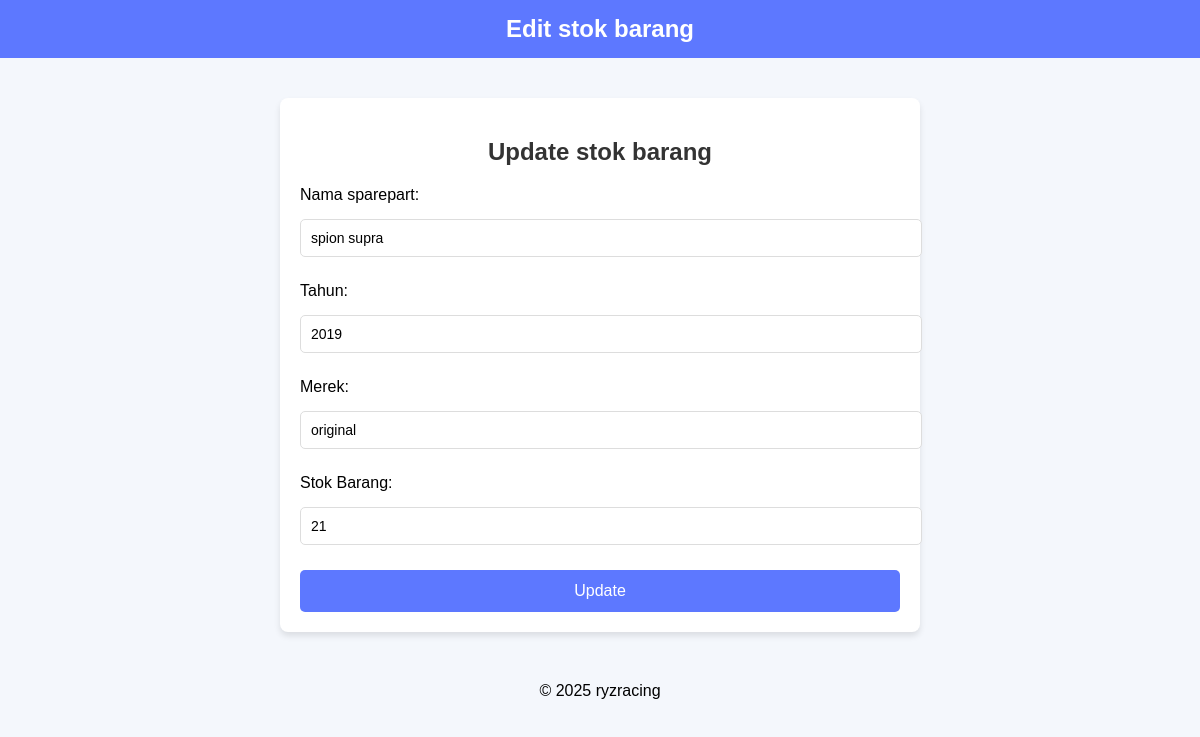
/edit.php?id=5 (signed in), run on the app's committed database.
### tables this page shows
CREATE TABLE `alat` (
  `id` int(11) NOT NULL,
  `nama_sparepart` varchar(100) NOT NULL,
  `tahun` int(11) NOT NULL,
  `merek` varchar(100) NOT NULL,
  `lokasi` varchar(100) NOT NULL,
  `stok barang` int(11) NOT NULL
);

### edit.php (the view, shortened to what this page needs)
<?php
include("config.php");
$id = $_GET['id'];
$result = mysqli_query($mysqli, "SELECT * FROM alat WHERE id=$id");
$user_data = mysqli_fetch_array($result);
$nama_sparepart = $user_data['nama_sparepart'];
$tahun = $user_data['tahun'];
$merek = $user_data['merek'];
$stok_barang = $user_data['stok barang'];
?>
<!DOCTYPE html>
<html lang="en">
<head>
</head>
<body>
<header>
    <b>Edit stok barang</b>
</header>
<div class="container">
    <h2>Update stok barang</h2>
    <form action="edit.php" method="post">
        <div class="form-group">
            <label for="nama_sparepart">Nama sparepart:</label>
            <input type="text" name="nama_sparepart" value="<?php echo $nama_sparepart; ?>" required>
        </div>
        <div class="form-group">
            <label for="tahun">Tahun:</label>
            <input type="text" name="tahun" value="<?php echo $tahun; ?>" required>
        </div>
        <div class="form-group">
            <label for="merek">Merek:</label>
            <input type="text" name="merek" value="<?php echo $merek; ?>" required>
        </div>
        <div class="form-group">
            <label for="stok_barang">Stok Barang:</label>
            <input type="text" name="stok_barang" value="<?php echo $stok_barang; ?>" required>
        </div>
        <input type="submit" name="update" value="Update">
    </form>
</div>
<footer>
    &copy; 2025 ryzracing
</footer>
</body>
</html>

### edit.php (style rules this page uses)
body { font-family: 'Arial', sans-serif; background-color: #f4f7fc; margin: 0; padding: 0; }
header { background-color: #5d78ff; color: white; padding: 15px 0; text-align: center; font-size: 24px; }
.container { width: 50%; margin: 40px auto; background-color: white; padding: 20px; border-radius: 8px; box-shadow: 0 4px 6px rgba(0, 0, 0, 0.1); }
h2 { text-align: center; color: #333; }
label { font-size: 16px; margin: 10px 0 5px; display: block; }
input[type="text"] { width: 100%; padding: 10px; margin: 10px 0; border: 1px solid #ddd; border-radius: 5px; font-size: 14px; }
input[type="submit"] { background-color: #5d78ff; color: white; padding: 12px 20px; border: none; border-radius: 5px; cursor: pointer; font-size: 16px; width: 100%; }
.form-group { margin-bottom: 15px; }
footer { text-align: center; padding: 10px 0; background-color: #f4f7fc; margin-top: 20px; }

### data on the page
alat: nama_sparepart "spion supra", tahun "2019", merek "original", stok_barang "21"
